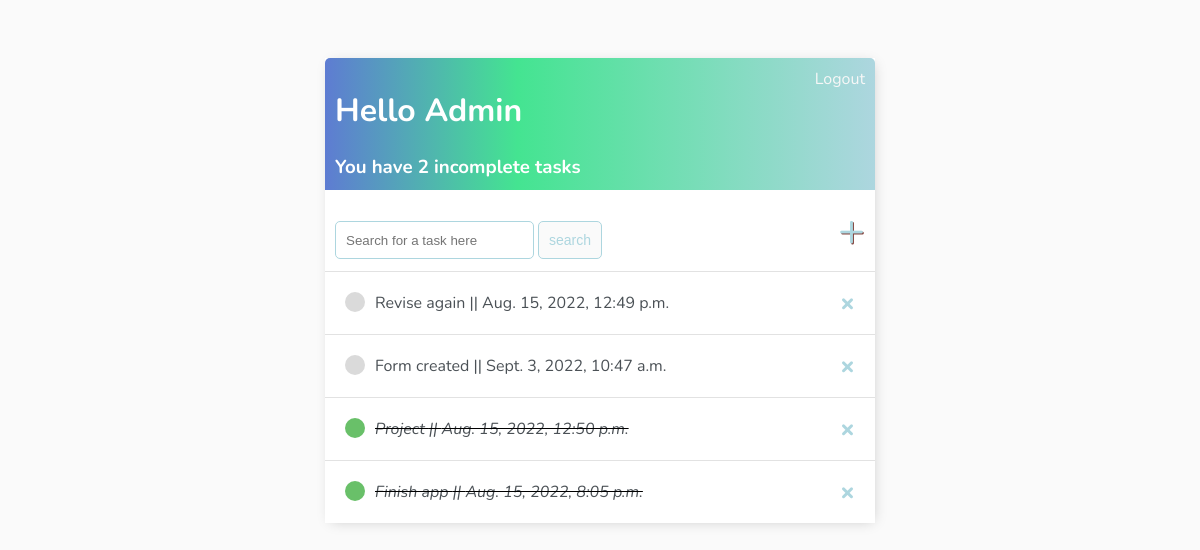
The app's page / (signed in) with its own data.
### Base/models.py (models this page shows)
class Task(models.Model):
    user = models.ForeignKey(
        User, on_delete=models.CASCADE, null=True, blank=True)
    title = models.CharField(max_length=200)
    description = models.TextField(null=True, blank=True)
    complete = models.BooleanField(default=False)
    created = models.DateTimeField(auto_now_add=True)
    def __str__(self):
        return self.title
    class Meta:
        ordering = ['complete']

### Base/views.py (the view)
# urls.py: path("", TaskList.as_view(), name="tasks"),
class TaskList(LoginRequiredMixin ,ListView):
    model = Task
    context_object_name = 'tasks'
    def get_context_data(self, **kwargs):
        context = super().get_context_data(**kwargs)
        context ['tasks'] = context ['tasks'].filter(user=self.request.user)
        context ['count'] = context ['tasks'].filter(complete=False).count()
        search_input = self.request.GET.get('search-area') or ''
        if search_input:
            context['tasks'] = context['tasks'].filter(
                title__icontains=search_input)
        context['search_input'] = search_input
        return context

### Base/templates/base/task_list.html
{% extends 'base/main.html' %}
{% block content %}
<div class="header-bar">
    <div>
        <h1>Hello {{ request.user|title }}</h1>
        <h3 style="margin: 0;">You have <b>{{ count }}</b> incomplete task{{ count|pluralize:"s" }} </h3>
    </div>
    {% if request.user.is_authenticated %}
    <a href="{% url 'logout' %}">Logout</a>
    {% else %}
    <p>Hello, would you like to login?</p>
    <a href="{% url 'login' %}">Login</a>
    {% endif %}
</div>
<div id="search-add-wrapper">
    <form method="GET" style="margin-top: 20px; display: flex;">
        <input type="text" name="search-area" value="{{ search_input }}" placeholder="Search for a task here">
        <input class="button" type="submit" value="search">
    </form>
    <a id="add-link" href="{% url 'task-create' %}">&#43;</a>
</div>
<div class="task-items-wrapper">
    {% for task in tasks %}
    <div class="task-wrapper">
        {% if task.complete %}
        <div class="task-title">
            <div class="task-complete-icon"></div>
            <i><s><a href="{% url 'task-update' task.id %}">{{ task }} || {{ task.created }}</a></s></i>
        </div>
        <a class="delete-link" href="{% url 'task-delete' task.id %}">&#215;</a>
        {% else %}
        <div class="task-title">
            <div class="task-incomplete-icon"></div>
            <a href="{% url 'task-update' task.id %}">{{ task }} || {{ task.created }}</a>
        </div>
        <a class="delete-link" href="{% url 'task-delete' task.id %}">&#215;</a>
        {% endif %}
        </div>
    {% empty %}
        <h3 style="margin-left: 10px;">No item in list</h3>
    {% endfor %}
</div>
{% endblock content%}

### Base/templates/base/main.html (shortened to what this page needs)
<!DOCTYPE html>
<html lang="en">
<head>
</head>
<body>
    <div class="container">
        {% block content %}
        {% endblock content %}
    </div>
</body>
</html>

### Base/templates/base/main.html (style rules this page uses)
body { background-color: #fafafa; font-family: 'Nunito', sans-serif; padding-top: 50px; }
h1,h2,h3,h4,h5,h6 { font-family: 'Nunito', sans-serif; }
.container { max-width: 550px; margin: auto; background-color: #fff; -webkit-box-shadow: 2px 2px 13px -4px rgba(0, 0, 0, 0.21); box-shadow: 2px 2px 13px -4px rgba(0, 0, 0, 0.21); }
.header-bar { display: flex; justify-content: space-between; color: #fff; padding: 10px; border-radius: 5px 5px 0 0; background: linear-gradient(90deg, rgba(94,124,210,1) 0%, rgba(68,228,145,1) 35%, rgba(173,214,223,1) 100%); }
.header-bar a { color: rgb(247, 247, 247); text-decoration: none; }
.task-wrapper { display: flex; align-items: center; justify-content: space-between; padding: 20px; background-color: #fff; border-top: 1px solid rgb(226, 226, 226); }
.task-title { display: flex; }
.task-title a { text-decoration: none; color: #4b5156; margin-left: 10px; }
.task-complete-icon { height: 20px; width: 20px; background-color: rgb(105, 192, 105); border-radius: 50%; }
.task-incomplete-icon { height: 20px; width: 20px; background-color: rgb(218, 218, 218); border-radius: 50%; }
.delete-link { text-decoration: none; font-weight: 900; color: #add6df; font-size: 25px; line-height: 0; }
#search-add-wrapper { display: flex; justify-content: space-between; align-items: center; padding: 10px; }
#add-link { color: #add6df; text-decoration: none; font-size: 45px; text-shadow: 1px 1px #81413b; }
input[type=text],input[type=password],textarea { border: 1px solid #add6df; border-radius: 5px; padding: 10px; margin-right: 4px; width: 90%; }
.button { border: 1px solid #add6df; background-color: #fafafa; color: #add6df; padding: 10px; font-size: 14px; border-radius: 5px; cursor: pointer; text-decoration: none; }

### records on screen
Task: title "Revise again", created "Aug. 15, 2022, 12:49 p.m."
Task: title "Form created", created "Sept. 3, 2022, 10:47 a.m."
Task: title "Project", created "Aug. 15, 2022, 12:50 p.m."
Task: title "Finish app", created "Aug. 15, 2022, 8:05 p.m."

### other values on screen
{{ request.user|title }} "Admin"
{{ count }} "2"
